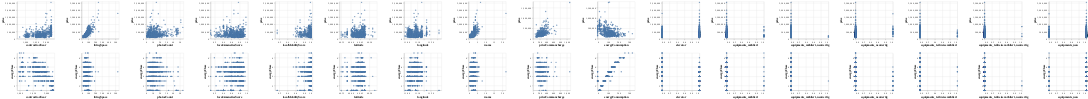

Notebook code for this chart:
### Markdown cell above
### Exploratory data analysis

### Code cell
alt.renderers.enable('html')
chart = alt.Chart(df_correct_vis).mark_circle().encode(
    x=alt.X(alt.repeat("column"), 
            type='quantitative',
            scale=alt.Scale(zero=False)
            ),
    y=alt.Y(alt.repeat("row"), 
            type='quantitative',
            scale=alt.Scale(zero=False)
             )
).properties(
    width=150,
    height=150
).repeat(
    row=y_labels,
    column=x_labels
)
chart

### Figure 1 — Vega-Lite specification as saved in the notebook (floating-point values rounded to 4 significant figures; data arrays with more than 128 entries replaced by an {"elided": "..."} marker saying what was removed)
{"config": {"view": {"continuousWidth": 300, "continuousHeight": 300}}, "repeat": {"column": ["contructionYear", "livingSpace", "photosCount", "localAmenetiesScore", "localMobilityScore", "latitude", "longitude", "rooms", "priceCommoncharge", "energyConsumption", "elevator", "equipments_möbliert", "equipments_möbliert, neuwertig", "equipments_neuwertig", "equipments_teilweise möbliert", "equipments_teilweise möbliert, neuwertig", "equipments_nan"], "row": ["price", "energyClass"]}, "spec": {"data": {"name": "data-b07d832e398f3de6fd139cea596beb25"}, "mark": {"type": "circle"}, "encoding": {"x": {"field": {"repeat": "column"}, "scale": {"zero": false}, "type": "quantitative"}, "y": {"field": {"repeat": "row"}, "scale": {"zero": false}, "type": "quantitative"}}, "height": 150, "width": 150}, "$schema": "https://vega.github.io/schema/vega-lite/v5.16.3.json", "datasets": {"data-b07d832e398f3de6fd139cea596beb25": {"elided": "960 records"}}}
